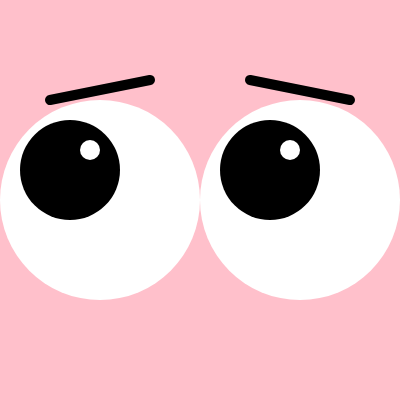
Frame 1 (no input)
Frame 60 (no input): identical to frame 1, image omitted
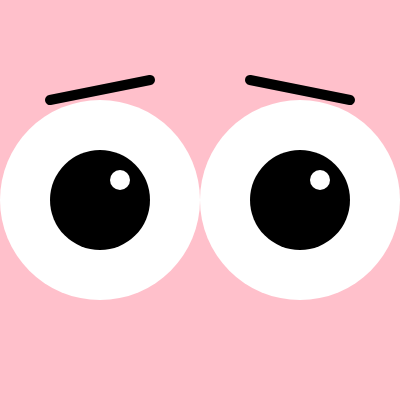
Frame 120 (the mouse pressed at the canvas centre since frame 60)

The p5.js sketch that drew these frames (run headless with seeded random() and noise() and a simulated clock; from frame 60 on, the mouse is pressed at the canvas centre):

// p5.js sketch
// ── sketch.js
// eyeball source
// https://editor.p5js.org/edwardjmartin/sketches/XbjbWuuKG


function setup() {
  createCanvas(400, 400);
}

function draw() {
  background(255, 192, 203);

  // whites of the eyes 
  noStroke();
  fill(255);
  circle(width/2 - 100, height/2, 200); 
  circle(width/2 + 100, height/2, 200); 

  // iris 
  let xc = constrain(mouseX, 170, 230);
  let xs = constrain(mouseY, 170, 230);
  fill(0);
  circle(xc - 100, xs, 100); 
  circle(xc + 100, xs, 100); 

  // glare 
  fill(255);
  circle(xc - 80, xs - 20, 20);
  circle(xc + 120, xs - 20, 20);

  // eyebrows
  stroke(0);
  strokeWeight(10);
  line(width/2 - 150, height/2 - 100, width/2 - 50, height/2 - 120);
  line(width/2 + 150, height/2 - 100, width/2 + 50, height/2 - 120);

}
